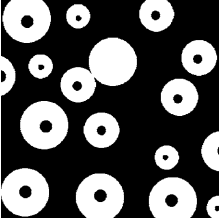
#> input picture 20120201_GK_ADIP/Sources_&_Data/Data/binary_image/input1.png, 221 x 220 px, found by its file name; its folder holds only this picture in this run
$ python convex_hull.py
#> lines starting #> are read from the running program, lines starting #| are printed output that depends on the picture; after the words box and inside, x2 and y2 are one past the last pixel; in counts of white or black regions, pixels touching at a corner belong together
### 20120201_GK_ADIP/Sources_&_Data/binary_image/open_cv_lib/header_binary.py
import cv2  #sử dụng thư viện open-cv
import numpy as np
import matplotlib.pyplot as plt
import os
import os.path as p
from pathlib import Path

def Read_Img():
    #lấy địa chỉ thư mục để đọc vào ảnh
    curPath = p.dirname(Path(__file__).parent.absolute().parent)

    while True:
        path = input("Enter your file picture name (file from Data/binary_image): ") #nhap vao ten file ảnh
        file_dir = Path(curPath + '\\Data\\' + '\\binary_image\\' + path)

        # kiểm tra xem tập tin có tồn tại hay không
        if os.path.isfile(str(file_dir)):
            break
        else:
            print("Tập tin không tồn tại trong thư mục hiện tại")
#> this loop made 1 pass; the answer given on pass 1: ../../Data/binary_image/input1.png

    # Đọc ảnh đầu vào đen trắng nhị phân
    img = cv2.imread(str(file_dir), cv2.IMREAD_GRAYSCALE)
#> img is the input picture: shape (220, 221); min 0, max 255, mean 94.8

    # chuyển đổi ảnh sang dạng nhị phân với ngưỡng 127
    _, binary_img = cv2.threshold(img, 127, 255, cv2.THRESH_BINARY)
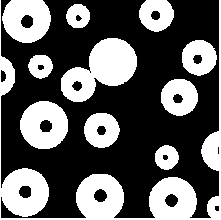
#> binary_img: shape (220, 221); 37.2% white; 11 white regions, largest, box (x1, y1, x2, y2) and area: (0, 0, 221, 220) 7069, (61, 38, 137, 102) 2712, (20, 101, 68, 149) 1703

    return binary_img, path

# defining the kernel i.e. Structuring element, tạo ra nhiều lớp mặt nạ kernel khác nhau
kernel = cv2.getStructuringElement(cv2.MORPH_ELLIPSE,(5,5))     #sử dụng để tạo ra một kernel hình elip (ellipse) với kích thước 5x5, và các số 1 tạo thành hình ellipse
kernel_one = cv2.getStructuringElement(cv2.MORPH_RECT, (3, 3))  #mặt nạ kernel hình chữ nhật 3x3
kernel_two = cv2.getStructuringElement(cv2.MORPH_RECT, (6, 3))  #mặt nạ kernel hình chữ nhật 6x3
kernel_thr = cv2.getStructuringElement(cv2.MORPH_CROSS,(5,5))   #mặt nạ kernel hình chữ thập 5x5
ker = np.array([[0, 1, 0],
            [1, 1, 1],
            [0, 1, 0]], dtype=np.uint8)   #mặt nạ kernel hình chữ thập 3x3
kerl = np.ones((5,5),np.uint8)      #mặt nạ kernel hình chữ nhật 5x5

# [25 lines left out: functions Choose_Kernel, Kernel, not called in this run]

### 20120201_GK_ADIP/Sources_&_Data/binary_image/open_cv_lib/convex_hull.py
from header_binary import *

def main():
    binary_img, _ = Read_Img()

    blur = cv2.blur(binary_img, (3, 3)) #blur the image
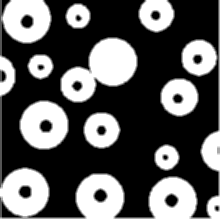
#> blur: shape (220, 221); min 0, max 255, mean 94.5

    _, thresh = cv2.threshold(blur, 50, 255, cv2.THRESH_BINARY) #apply binary thresholding for blur
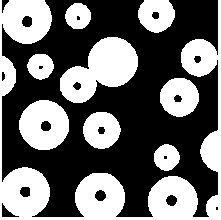
#> thresh: shape (220, 221); 42% white; 9 white regions

    # tìm contour trong ảnh threshhold
    contours, hierarchy = cv2.findContours(thresh, cv2.RETR_TREE, cv2.CHAIN_APPROX_SIMPLE)
#> contours = 25 contours, 4 with area under 20; largest, box (x1, y1, x2, y2) and area: (0, 0, 221, 220) 10581, (60, 37, 138, 103) 2900, (19, 100, 69, 150) 1890, (160, 78, 199, 117) 1136, (83, 112, 121, 149) 1037

    # Tìm Convex Hull của các contour
    hull = []
    for i in range(len(contours)):
        hull.append(cv2.convexHull(contours[i], False))
#> this loop made 25 passes
#> after the loop, hull = 25 contours, 4 with area under 20; largest, box (x1, y1, x2, y2) and area: (0, 0, 221, 220) 48180, (60, 37, 138, 103) 3275, (19, 100, 69, 150) 1913, (160, 78, 199, 117) 1156, (83, 112, 121, 149) 1054

    # Vẽ Convex Hull lên hình ảnh gốc
    # create an empty black image
    drawing = np.zeros((thresh.shape[0], thresh.shape[1], 3), np.uint8)

    # draw contours and hull points
    for i in range(len(contours)):
        color_contours = (0, 255, 0) # green - color for contours
        color = (255, 0, 0) # blue - color for convex hull
        # draw ith contour
        cv2.drawContours(drawing, contours, i, color_contours, 1, 8, hierarchy)
        # draw ith convex hull object
        cv2.drawContours(drawing, hull, i, color, 1, 8)
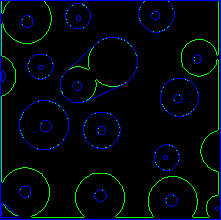
#> drawing: shape (220, 221, 3); mean of channels 0, 1, 2 11, 6.5, 0; drawn as B, G, R

    # Hiển thị ảnh kết quả
    plt.subplot(1,2,1), plt.title("Original"),plt.imshow(binary_img, cmap = "gray"), plt.xticks([]), plt.yticks([])
    plt.subplot(1,2,2), plt.title("Convex Hull"), plt.imshow(drawing, cmap = "gray"), plt.xticks([]), plt.yticks([])
    plt.show()

if __name__ == "__main__":
    main()

$ run again, on 20120201_GK_ADIP/Sources_&_Data/Data/binary_image/quote.png
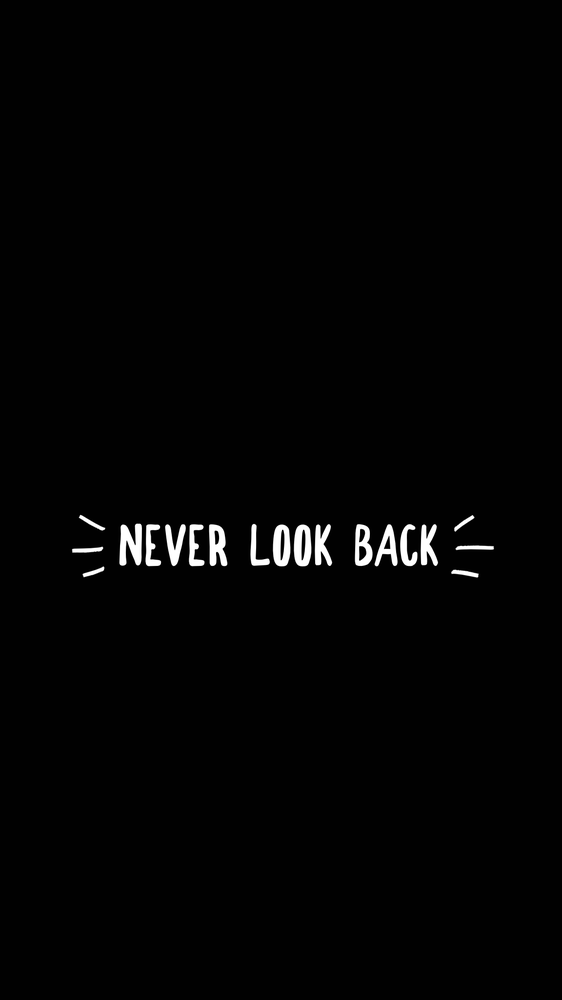
#> input picture 20120201_GK_ADIP/Sources_&_Data/Data/binary_image/quote.png, 562 x 1000 px, shrunk from 1152 x 2048 before the run, found by its file name
#> the loop in Read_Img, `while True:` made 1 pass; the answer given on pass 1: ../../Data/binary_image/quote.png
#> in Read_Img, img is the input picture: shape (1000, 562); min 0, max 255, mean 3.9
#> binary_img: shape (1000, 562); 1.1% white; 19 white regions, largest, box (x1, y1, x2, y2) and area: (119, 524, 142, 566) 642, (273, 525, 290, 566) 541, (294, 525, 311, 566) 538
#> in main, `_, thresh = cv2.threshold(blur, 50, 255, cv2.THRESH_BINARY)`:
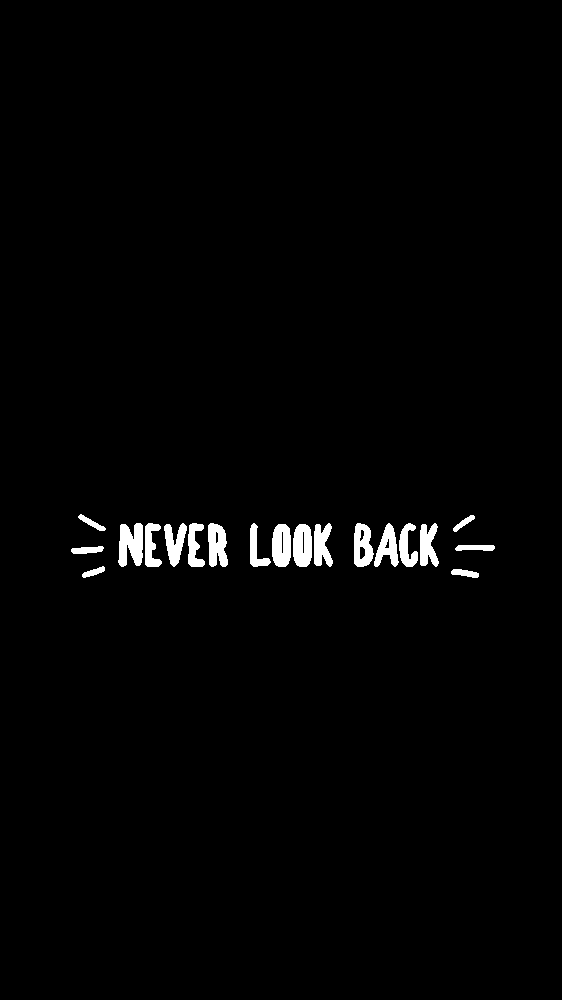
#> thresh: shape (1000, 562); 1.5% white; 19 white regions
#> contours = 25 contours; largest, box (x1, y1, x2, y2) and area: (118, 523, 143, 567) 743, (272, 524, 291, 567) 668, (293, 524, 312, 567) 664, (354, 523, 374, 567) 652, (208, 523, 228, 567) 628
#> the loop in main, `for i in range(len(contours)):` made 25 passes
#> after the loop in main, `for i in range(len(contours)):`: hull = 25 contours; largest, box (x1, y1, x2, y2) and area: (118, 523, 143, 567) 960, (420, 523, 439, 567) 728, (314, 523, 333, 567) 726, (208, 523, 228, 567) 724, (374, 523, 399, 567) 698
#> in main, `plt.show()`:
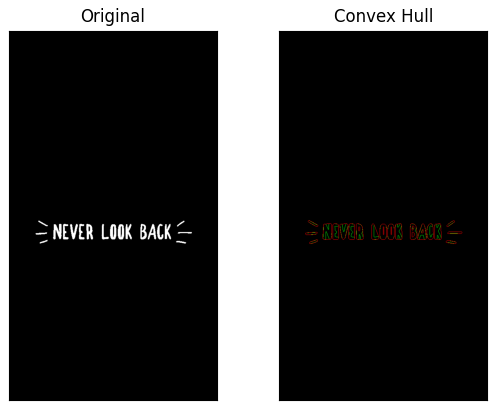
#> figure drawn by matplotlib, 2 panels

$ run again, on 20120201_GK_ADIP/Sources_&_Data/Data/binary_image/noise.jpg
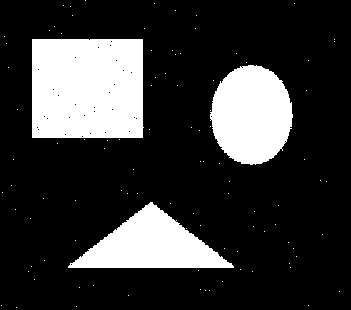
#> input picture 20120201_GK_ADIP/Sources_&_Data/Data/binary_image/noise.jpg, 351 x 310 px, found by its file name
#> the loop in Read_Img, `while True:` made 1 pass; the answer given on pass 1: ../../Data/binary_image/noise.jpg
#> img: shape (310, 351); 21.2% white; 101 white regions (98 under 20 px), largest, box (x1, y1, x2, y2) and area: (32, 39, 144, 138) 10960, (210, 65, 293, 165) 6364, (68, 202, 234, 268) 5640
#> thresh: shape (310, 351); 22.1% white; 5 white regions (2 under 20 px)
#> contours = 5 contours, 2 with area under 20; largest, box (x1, y1, x2, y2) and area: (31, 38, 144, 139) 11198, (209, 64, 294, 166) 6520, (67, 201, 235, 269) 5844
#> the loop in main, `for i in range(len(contours)):` made 5 passes
#> after the loop in main, `for i in range(len(contours)):`: hull = 5 contours, 2 with area under 20; largest, box (x1, y1, x2, y2) and area: (31, 38, 144, 139) 11198, (209, 64, 294, 166) 6664, (67, 201, 235, 269) 6007
#> in main, `plt.show()`:
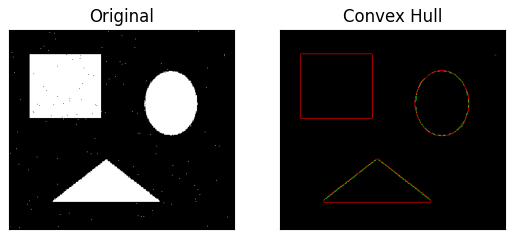
#> figure drawn by matplotlib, 2 panels
